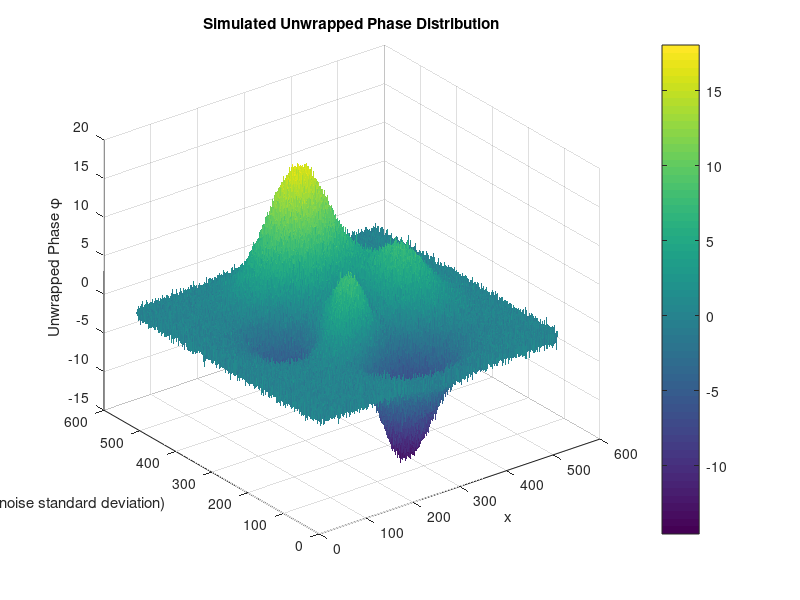
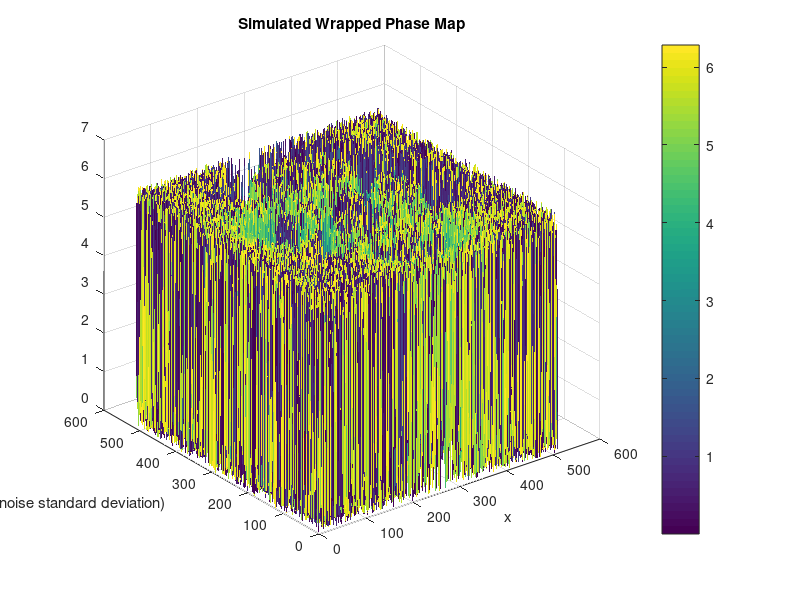

Write the MATLAB code that produced these figures, in order. (Note: this script raises an error after producing the figures.)
clc, clear,close all;
% Define the domain
% N = 200;
% [x, sigma] = meshgrid(linspace(0, 1, N), linspace(0, pi/5, N));
% % Define the constant 'a'
% a = N * pi / 2;
% 
% % Define the zero-mean Gaussian noise component
% % This is a random term for each point, with a standard deviation of sigma
% eta = randn(N, N) .* sigma;
% 
% % Calculate the unwrapped phase distribution
% phi = a * x.^2 + eta;
M  = 512;

N = M;
noise_level = 0.3;
[X, Y] = meshgrid(linspace(-1, 1, N), linspace(-1, 1, M));
phi_ground_truth = 2 * peaks(3*X, 3*Y) ;

[x, sigma] = meshgrid(linspace(0, 1, N), linspace(0, pi/5, N));

% Define the zero-mean Gaussian noise component
% This is a random term for each point, with a standard deviation of sigma
sigma = pi/5;
eta = randn(N, N) .* sigma;

phi_ground_truth = phi_ground_truth + eta;

phi = phi_ground_truth;

% Display the simulated unwrapped phase
figure;
surf(phi,"EdgeColor","none");
title('Simulated Unwrapped Phase Distribution');
xlabel('x');
ylabel('σ (noise standard deviation)');
zlabel('Unwrapped Phase \phi');
colorbar;

% You can also generate the wrapped phase map for visualization
wrapped_phi = mod(phi, 2*pi);
figure;
surf(wrapped_phi,"EdgeColor","none");
title('Simulated Wrapped Phase Map');
xlabel('x');
ylabel('σ (noise standard deviation)');
colorbar;
axis xy; % Corrects the y-axis direction

wrappedPhase = wrapped_phi;
unwrapped_Phase_LS_DCT = unwrapping.unwrapPhase(wrappedPhase, 'ls', 'dct'); % LS với DCT
unwrapped_Phase_TIE_FFT = unwrapping.unwrapPhase(wrappedPhase, 'tie', 'fft'); % TIE với FFT
unwrapped_Phase_noncontinue = unwrapping.unwrapPhase(wrappedPhase, 'linh'); % Phương pháp của a Linh
unwrapped_Phase_2dweight = unwrapping.unwrapPhase(wrappedPhase, '2dweight'); % 2D weighted phase unwrapping

% --- Tính sai số so với groundtruth (phi) ---

% Hàm tính RMSE và MAE
calc_rmse = @(est, gt) sqrt(mean((est(:)-gt(:)).^2));
calc_mae  = @(est, gt) mean(abs(est(:)-gt(:)));

% (Nếu cần căn chỉnh offset hoặc modulo 2pi để so sánh - tùy phương pháp)
% Ở đây giả định đã căn chỉnh rồi, hoặc phase unwrapped nằm cùng hệ với phi.

methods = {'LS DCT', 'TIE FFT', 'Following Non-Cont Path', '2D-Weight'};
phases = {unwrapped_Phase_LS_DCT, unwrapped_Phase_TIE_FFT, unwrapped_Phase_noncontinue, unwrapped_Phase_2dweight};

for i = 1:length(methods)
    err_map = phases{i} - phi;
    rmse = calc_rmse(phases{i}, phi);
    mae  = calc_mae(phases{i}, phi);

    figure('Name', ['Sai số: ' methods{i}]);
    surf(err_map, 'EdgeColor', 'none');
    title({['Bản đồ sai số: ' methods{i}], ...
        ['RMSE = ' num2str(rmse, '%.4f') ', MAE = ' num2str(mae, '%.4f')]});
    xlabel('x'); ylabel('y'); zlabel('Sai số (rad)');
    colormap; colorbar;
end

% --- Hiển thị bản đồ sai số ---
figure("Name","Kết quả LS DCT ");
surf(unwrapped_Phase_LS_DCT, 'EdgeColor', 'none');
title("Kết quả LS DCT");
xlabel('x'); ylabel('y'); zlabel('(rad)');
colormap; colorbar; 
figure("Name","Kết quả thuật toán TIE FFT");
surf(unwrapped_Phase_TIE_FFT, 'EdgeColor', 'none');
title("Kết quả thuật toán TIE FFT");
xlabel('x'); ylabel('y'); zlabel('(rad)');
colormap; colorbar; 
figure("Name","Sử dụng thuật toán following non-continuous path");
surf(unwrapped_Phase_noncontinue, 'EdgeColor', 'none');
title("Sử dụng thuật toán Following non-continuous path");
xlabel('x'); ylabel('y'); zlabel('(rad)');
colormap; colorbar; 

figure("Name","Kết quả 2D-weight");
surf(unwrapped_Phase_2dweight, 'EdgeColor', 'none');
title("Kết quả 2D-weight");
xlabel('x'); ylabel('y'); zlabel('(rad)');
colormap; colorbar; 

% % --- Hiển thị bản đồ sai số ---
% figure('Name', 'Phân Tích Sai Số Chi Tiết');
% % Sai số giữa pha cuối và pha gốc
% surf((finalUnwrappedPhase - phi_ground_truth_aligned), 'EdgeColor', 'none');
% title({'Bản Đồ Sai Số Tuyệt Đối', '(Pha Cuối vs. Pha Gốc)'});
% xlabel('x'); ylabel('y'); zlabel('Sai số (rad)');
% colormap; colorbar; 
